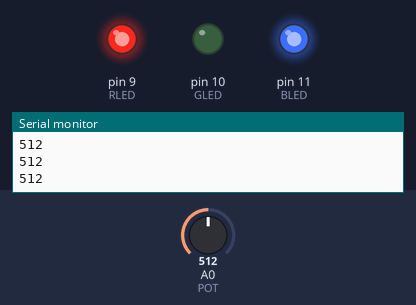
This sketch was run on a simulated Arduino Uno, built with avr-gcc and run on an emulated ATmega328P. Parts: output pins drawn as LEDs (lit = HIGH), the last lines printed to the serial monitor. Inputs (shaded band) come from the test bench; at power-on: A0 (POT) = 512.

Above: at 1.2 s.
1.3 s: A0 (POT) set to 415
2.8 s: A0 (POT) set to 387
At 4.0 s:
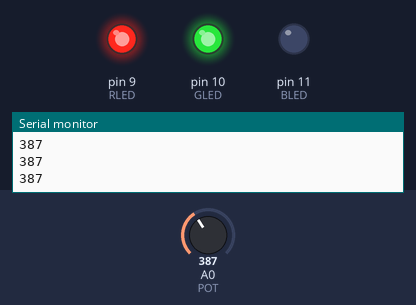
4.3 s: A0 (POT) set to 710
At 5.2 s:
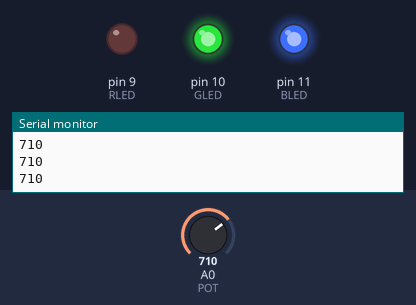
5.8 s: A0 (POT) set to 689
At 6.4 s:
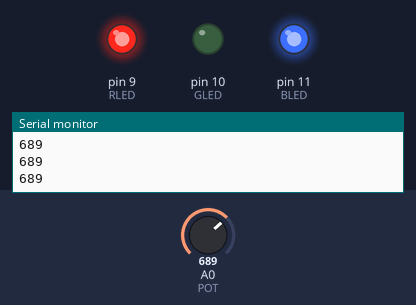
7.3 s: A0 (POT) set to 716
At 8.7 s:
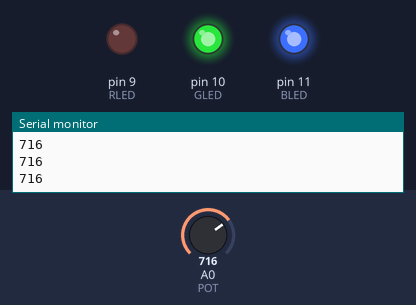
Timing chart, 0 to 9.8 s (numbered marks = the images above; inputs shaded):
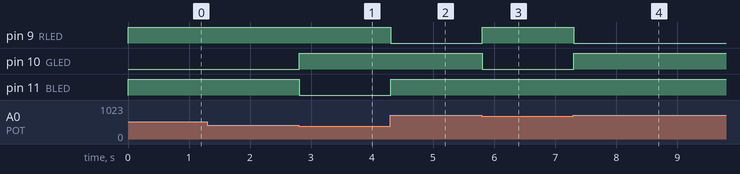

Measured:
- the behaviour switches between 401 and 400 on A0 (POT) (found by bisection; images 0 and 1)
- the behaviour switches between 701 and 700 on A0 (POT) (found by bisection; images 2 and 3)
- after the input at 2.8 s, pin 10 (GLED): LOW → HIGH at once; pin 11 (BLED): HIGH → LOW at once
- after the input at 4.3 s, pin 9 (RLED): HIGH → LOW at once; pin 11 (BLED): LOW → HIGH at once
- after the input at 5.8 s, pin 9 (RLED): LOW → HIGH at once; pin 10 (GLED): HIGH → LOW at once
- after the input at 7.3 s, pin 9 (RLED): HIGH → LOW at once; pin 10 (GLED): LOW → HIGH at once

The sketch:

CH2_LAST.ino
```cpp
const int RLED=9;
const int GLED=10;
const int BLED=11;
const int POT=0;

int val=0;

void setup() {
  pinMode(RLED,OUTPUT);
  pinMode(GLED,OUTPUT);
  pinMode(BLED,OUTPUT);
  Serial.begin(9600);
}

void loop() {
  val=analogRead(POT);
  Serial.println(val);
  if (val>700){
    digitalWrite(RLED, LOW);
    digitalWrite(GLED, HIGH);
    digitalWrite(BLED, HIGH);
  }
  else if (val>400){
    digitalWrite(RLED, HIGH);
    digitalWrite(GLED, LOW);
    digitalWrite(BLED, HIGH);
  }
  else {
    digitalWrite(RLED, HIGH);
    digitalWrite(GLED, HIGH);
    digitalWrite(BLED, LOW);
  }
}
```
